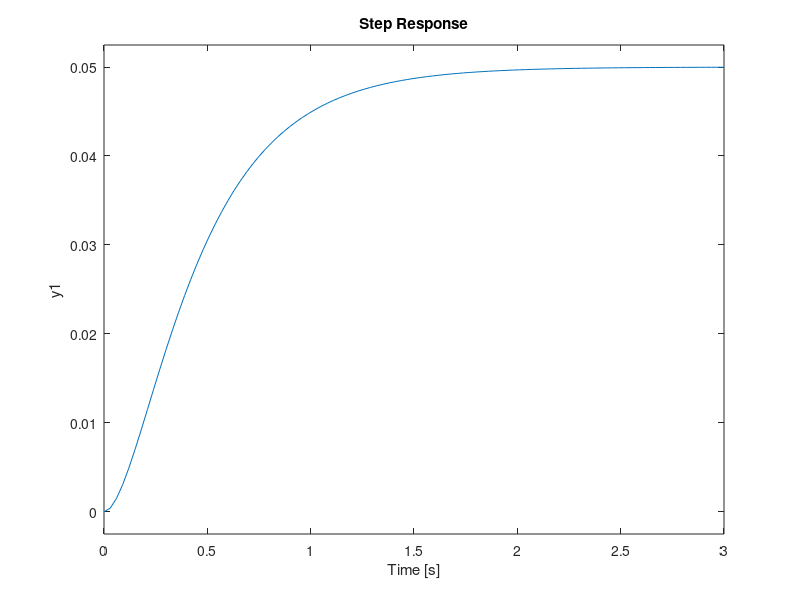
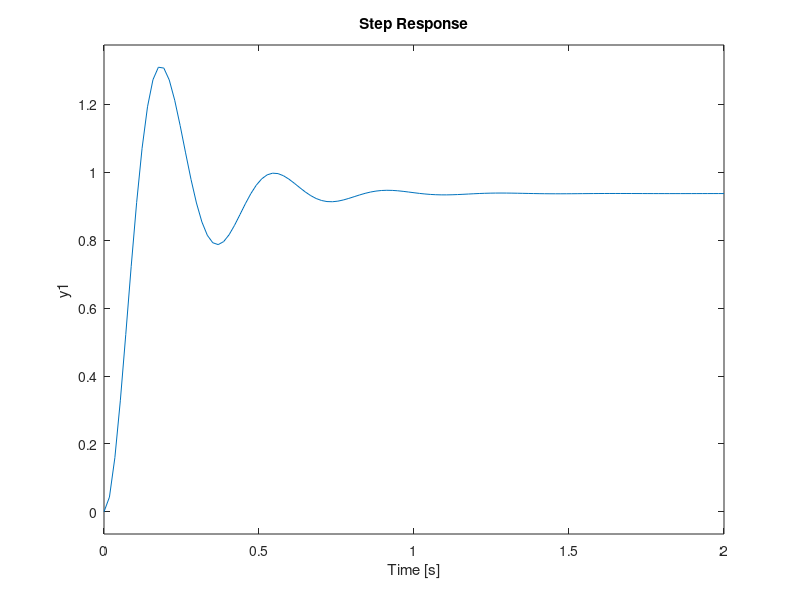
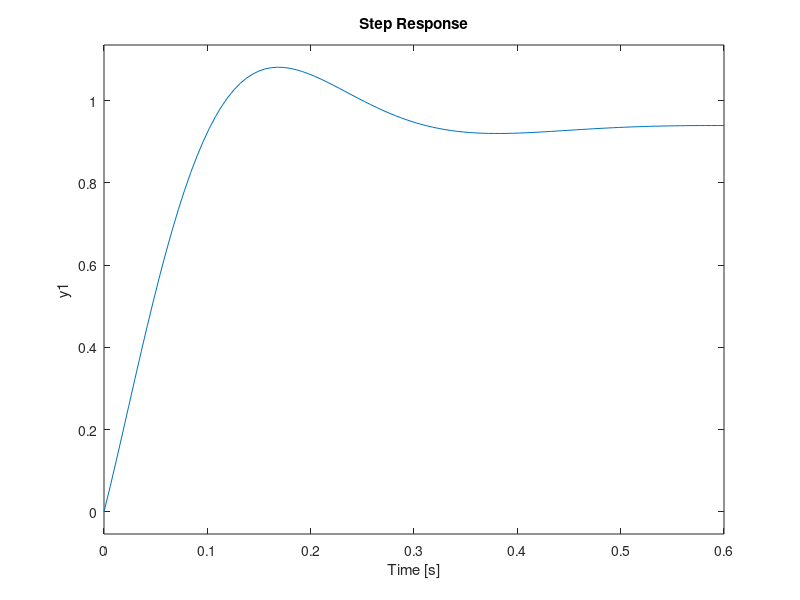
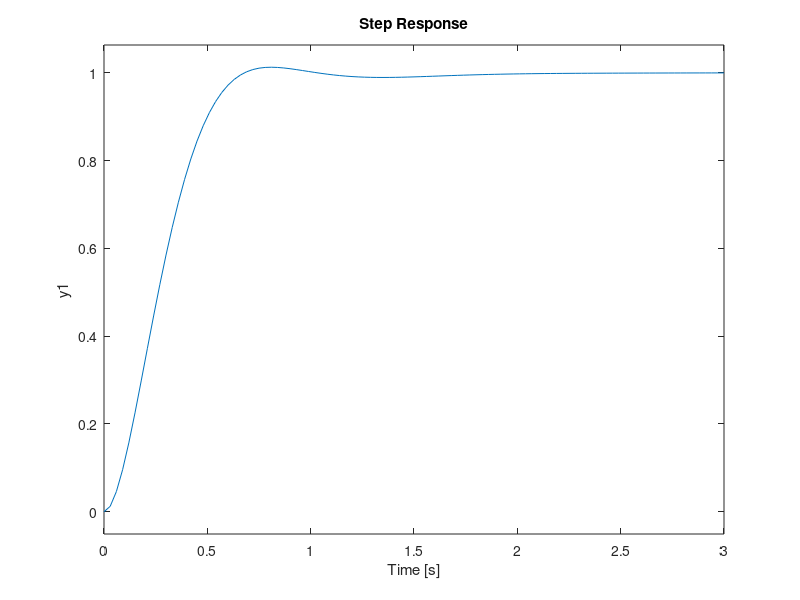

Recreate these plots in MATLAB, in order.
% PID controller
G = tf([1], [1 10 20])

% Open loop Step Response
figure(1)
step(G)
grid

% P controller
Kp = 300
C = pid(Kp)
T = feedback(C*G, 1)
figure(2)
step(T)
grid

% PD controller
Kp = 300
Kd = 10
C = pid(Kp, 0, Kd)
T = feedback(C*G, 1)
figure(3)
step(T)
grid

% PI controller
Kp = 30
Ki = 70
C = pid(Kp, Ki)
T = feedback(C*G, 1)
figure(4)
step(T)
grid

% PID controller
Kp = 350
Ki = 300
Kd = 50
C = pid(Kp, Ki, Kd)
T = feedback(C*G, 1)
figure(5)
step(T)
grid
